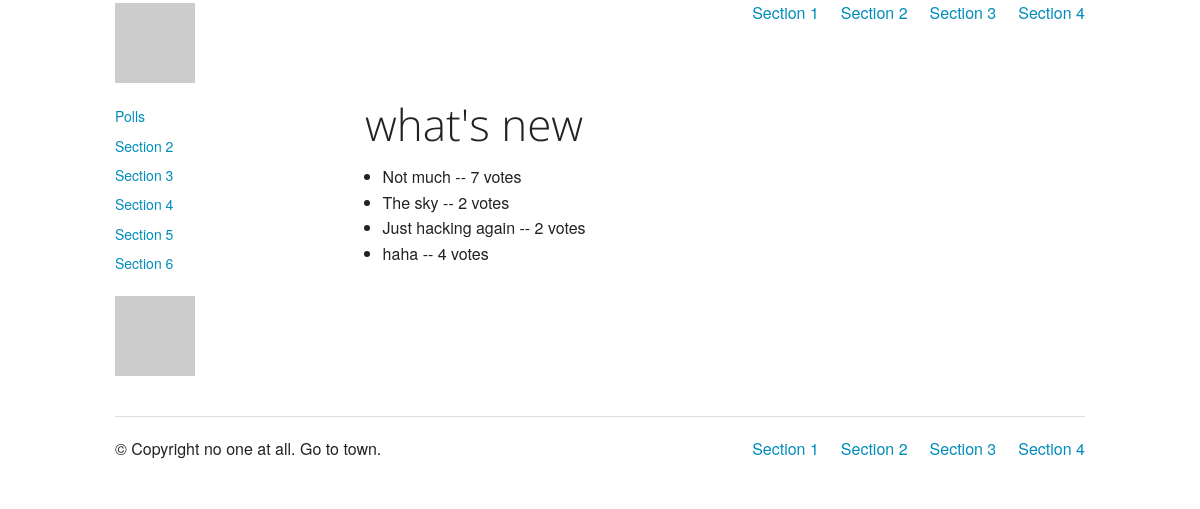
/polls/1/results/, run on an earlier commit of the app's database.
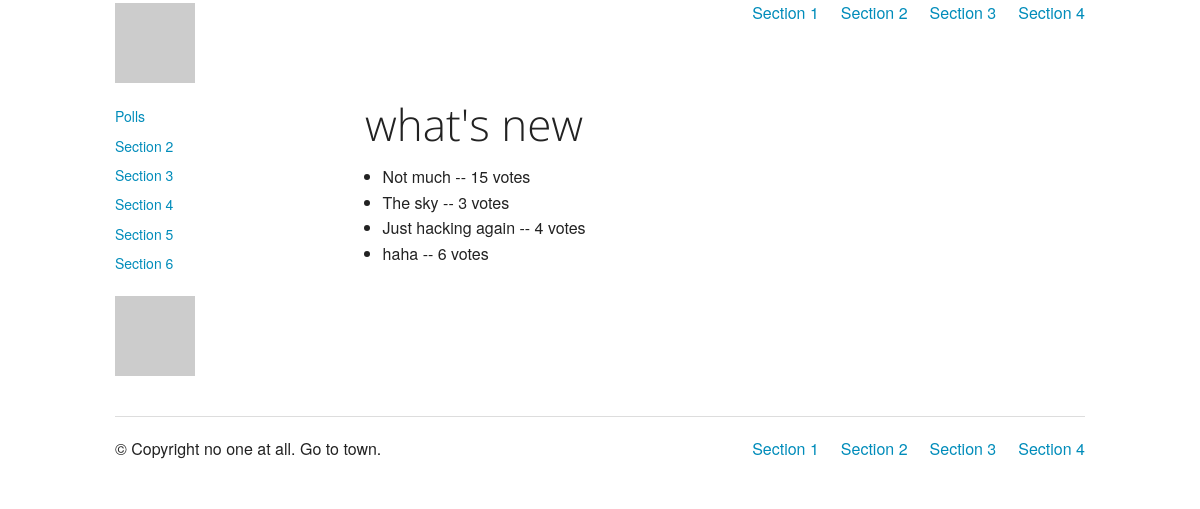
And on a later commit of the database.
### polls/models.py (models this page shows, shortened)
class Question(models.Model):
	question_text = models.CharField(max_length=200)
	pub_date = models.DateTimeField('date published')
	def was_published_recently(self):
		return self.pub_date >= timezone.now() - datetime.timedelta(days=1)
	was_published_recently.admin_order_field = 'pub_date'
	was_published_recently.boolean = True
	was_published_recently.short_description = 'Published recently?'

class Choice(models.Model):
	question = models.ForeignKey(Question)
	choice_text = models.CharField(max_length=200)
	votes = models.IntegerField(default=0)

### polls/views.py (the view)
# urls.py: url(r'^(?P<question_id>\d+)/results/$',views.results, name='results'),
def results(request, question_id):
	question = get_object_or_404(Question, pk=question_id)
	return render(request, 'polls/results.html', {
		'question':question
		}
)

### polls/templates/polls/results.html
{%extends 'base.html'%}
{%block content%}
<h1>{{question.question_text}}</h1>
<ul>
		{% for choice in question.choice_set.all %}
		<li>{{choice.choice_text}} -- {{choice.votes}} vote{{choice.votes|pluralize}}</li>
		{% endfor %}
</ul>
{% endblock %}

### templates/base.html (shortened to what this page needs)
{% load static %}
<!DOCTYPE html>
 <html lang="en">
<head>
    <link href="{% static 'assets/css/foundation.css' %}"
    rel="stylesheet" media="screen">
    </head>
    <body>
  <div class="row">
    <div class="large-3 columns">
      <h1><img src="http://placehold.it/400x100&text=Logo" /></h1>
    </div>
    <div class="large-9 columns">
      <ul class="inline-list right">
        <li><a href="#">Section 1</a></li>
        <li><a href="#">Section 2</a></li>
        <li><a href="#">Section 3</a></li>
        <li><a href="#">Section 4</a></li>
      </ul>
    </div>
  </div>
  <div class="row">
    <div class="large-9 push-3 columns">
     {% block content %}{% endblock %}
    </div>
    <div class="large-3 pull-9 columns">
      <ul class="side-nav">
        <li><a href="{% url 'polls:index' %}">Polls</a></li>
        <li><a href="#">Section 2</a></li>
        <li><a href="#">Section 3</a></li>
        <li><a href="#">Section 4</a></li>
        <li><a href="#">Section 5</a></li>
        <li><a href="#">Section 6</a></li>
      </ul>
      <p><img src="http://placehold.it/320x240&text=Ad" /></p>
    </div>
  </div>
  <footer class="row">
    <div class="large-12 columns">
      <hr />
      <div class="row">
        <div class="large-6 columns">
          <p>© Copyright no one at all. Go to town.</p>
        </div>
        <div class="large-6 columns">
          <ul class="inline-list right">
            <li><a href="#">Section 1</a></li>
            <li><a href="#">Section 2</a></li>
            <li><a href="#">Section 3</a></li>
            <li><a href="#">Section 4</a></li>
          </ul>
        </div>
      </div>
    </div>
  </footer>
    </body>
    </html>

What changed in the data, as far as the page shows it:
changed Choice "Not much": votes "7" → "15"
changed Choice "The sky": votes "2" → "3"
changed Choice "Just hacking again": votes "2" → "4"
changed Choice "haha": votes "4" → "6"
